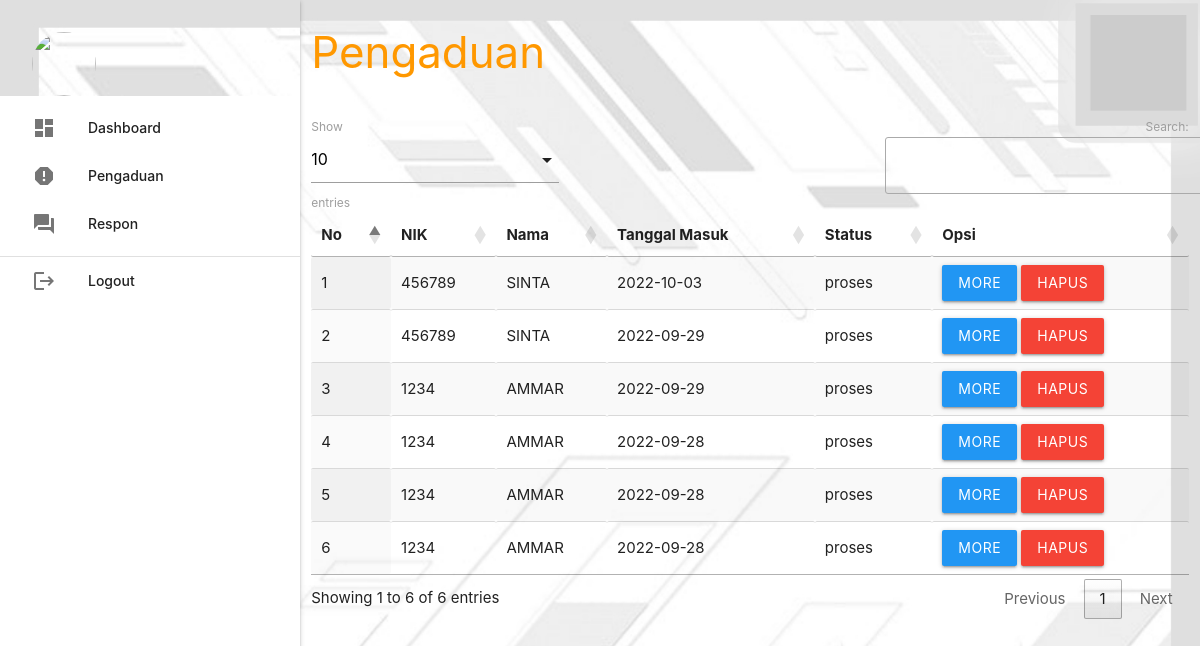
The app's page /petugas/index.php?p=pengaduan (signed in) with its own data.
### tables this page shows
CREATE TABLE `pengaduan` (
  `id_pengaduan` int(5) NOT NULL,
  `tgl_pengaduan` varchar(20) NOT NULL,
  `nik` varchar(16) NOT NULL,
  `isi_laporan` text NOT NULL,
  `foto` varchar(255) NOT NULL,
  `status` enum('proses','selesai') NOT NULL
);

CREATE TABLE `masyarakat` (
  `id_masyarakat` int(5) NOT NULL,
  `nik` varchar(20) NOT NULL,
  `nama` varchar(25) NOT NULL,
  `username` varchar(25) NOT NULL,
  `password` varchar(25) NOT NULL,
  `telp` varchar(12) NOT NULL,
  `kecamatan` varchar(30) NOT NULL
);

### petugas/pengaduan.php (the view, shortened to what this page needs)
       <div class="row">
         <div class="col s12 m9">
           <h3 class="orange-text">Pengaduan</h3>
         </div>
       </div>
       <table id="example" class="display responsive-table" style="width:100%">
         <thead>
             <tr>
			<th>No</th>
			<th>NIK</th>
			<th>Nama</th>
			<th>Tanggal Masuk</th>
			<th>Status</th>
			<th>Opsi</th>
             </tr>
         </thead>
         <tbody>
<?php
	$no=1;
	$query = mysqli_query($koneksi,"SELECT * FROM pengaduan INNER JOIN masyarakat ON pengaduan.nik=masyarakat.nik WHERE pengaduan.status='proses' ORDER BY pengaduan.id_pengaduan DESC");
	while ($r=mysqli_fetch_assoc($query)) { ?>
	<tr>
		<td><?php echo $no++; ?></td>
		<td><?php echo $r['nik']; ?></td>
		<td><?php echo $r['nama']; ?></td>
		<td><?php echo $r['tgl_pengaduan']; ?></td>
		<td><?php echo $r['status']; ?></td>
		<td><a class="btn modal-trigger blue" href="#more?id_pengaduan=<?php echo $r['id_pengaduan'] ?>">More</a>  <a class="btn red" onclick="return confirm('Anda Yakin Ingin Menghapus Y/N')" href="index.php?p=pengaduan_hapus&id_pengaduan=<?php echo $r['id_pengaduan'] ?>">Hapus</a></td>
	</tr>
           <?php  }
            ?>
         </tbody>
       </table>

### records on screen
pengaduan: masyarakat.nik "456789", masyarakat.nama "SINTA", tgl_pengaduan "2022-10-03", status "proses"
pengaduan: masyarakat.nik "456789", masyarakat.nama "SINTA", tgl_pengaduan "2022-09-29", status "proses"
pengaduan: masyarakat.nik "1234", masyarakat.nama "AMMAR", tgl_pengaduan "2022-09-29", status "proses"
pengaduan: masyarakat.nik "1234", masyarakat.nama "AMMAR", tgl_pengaduan "2022-09-28", status "proses"
pengaduan: masyarakat.nik "1234", masyarakat.nama "AMMAR", tgl_pengaduan "2022-09-28", status "proses"
pengaduan: masyarakat.nik "1234", masyarakat.nama "AMMAR", tgl_pengaduan "2022-09-28", status "proses"
